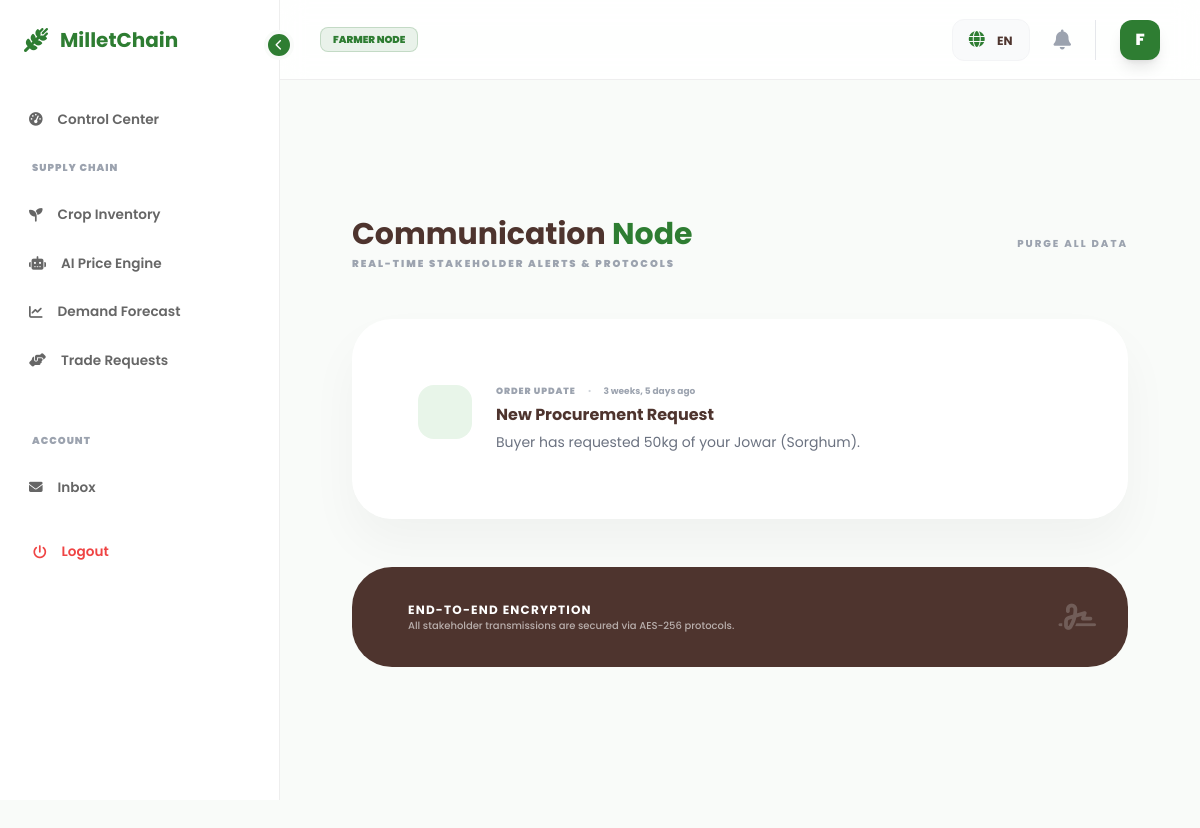
Page /notifications/inbox/ (signed in) on the committed database.
### accounts/models.py (models this page shows, shortened)
class User(AbstractUser):
    ADMIN = 'admin'
    FARMER = 'farmer'
    BUYER = 'buyer'
    ROLE_CHOICES = [
        (ADMIN, 'Platform Administrator'),
        (FARMER, 'Millet Producer (Farmer)'),
        (BUYER, 'Millet Consumer (Buyer)'),
    ]
    username = None
    email = models.EmailField(unique=True)
    role = models.CharField(max_length=10, choices=ROLE_CHOICES, default=FARMER)
    is_verified = models.BooleanField(default=False)
    login_count = models.PositiveIntegerField(default=0)
    USERNAME_FIELD = 'email'
    REQUIRED_FIELDS = []
    objects = CustomUserManager()

### notifications/models.py (models this page shows, shortened)
class Notification(models.Model):
    NOTIFICATION_TYPES = [
        ('order', _('Order Update')),
        ('price', _('Price Alert')),
        ('system', _('System Announcement')),
    ]
    recipient = models.ForeignKey(settings.AUTH_USER_MODEL, on_delete=models.CASCADE, related_name='notifications')
    notification_type = models.CharField(max_length=20, choices=NOTIFICATION_TYPES, default='order')
    title = models.CharField(max_length=255)
    message = models.TextField()
    link = models.CharField(max_length=255, blank=True, null=True) # URL to redirect user
    is_read = models.BooleanField(default=False)
    created_at = models.DateTimeField(auto_now_add=True)
    class Meta:
        ordering = ['-created_at']
        verbose_name = _("Notification")
        verbose_name_plural = _("Notifications")

### notifications/views.py (the view)
# urls.py: path('inbox/', views.notification_inbox, name='inbox'),
@login_required
def notification_inbox(request):
    user_notifications = request.user.notifications.all()
    return render(request, 'notifications/inbox.html', {'notifications': user_notifications})

### notifications/context_processors.py (called while the page is built)
def notification_stats(request):
    if request.user.is_authenticated:
        return {
            'unread_notifications_count': request.user.notifications.filter(is_read=False).count(),
            'has_unread_notifications': request.user.notifications.filter(is_read=False).exists()
        }
    return {
        'unread_notifications_count': 0,
        'has_unread_notifications': False
    }

### templates/notifications/inbox.html (shortened to what this page needs)
{% extends 'base2.html' %}
{% load static %}
{% load i18n %}
{% block content %}
<div class="min-h-screen py-24 px-4 md:px-8 bg-soft-white">
    <div class="max-w-4xl mx-auto">
        <div class="flex flex-col md:flex-row justify-between items-center mb-12 gap-6 fade-in-up">
            <div>
                <h1 class="text-3xl font-bold text-earth-brown">{% trans "Communication" %} <span class="text-primary-green">{% trans "Node" %}</span></h1>
                <p class="text-[10px] font-black text-gray-400 uppercase tracking-[0.2em] mt-1">{% trans "Real-time Stakeholder Alerts & Protocols" %}</p>
            </div>
            {% if notifications %}
            <a href="{% url 'notifications:clear_all' %}" class="btn-clear flex items-center gap-2">
                 {% trans "Purge All Data" %}
            </a>
            {% endif %}
        </div>
        <div class="inbox-container p-6 md:p-10 fade-in-up">
            <div class="space-y-4">
                {% for notification in notifications %}
                <a href="{% if notification.link %}{% url 'notifications:mark_as_read' notification.pk %}{% else %}#{% endif %}"
                   class="notification-node flex items-start gap-6 {% if not notification.is_read %}unread-node{% endif %} block">
                    <div class="icon-box bg-{{ notification.notification_type }}">
                    </div>
                    <div class="flex-1">
                        <div class="flex items-center gap-3 mb-1">
                            <span class="text-[9px] font-black uppercase tracking-widest text-gray-400">
                                {{ notification.get_notification_type_display }}
                            </span>
                            <span class="text-[9px] text-gray-300">•</span>
                            <span class="text-[9px] font-bold text-gray-400">{{ notification.created_at|timesince }} {% trans "ago" %}</span>
                        </div>
                        <h4 class="text-base font-bold text-earth-brown mb-1">{{ notification.title }}</h4>
                        <p class="text-sm text-gray-500 leading-relaxed">{{ notification.message }}</p>
                    </div>
                </a>
                {% endfor %}
            </div>
        </div>
        <div class="mt-12 p-8 bg-earth-brown rounded-[2.5rem] text-white flex items-center justify-between fade-in-up">
            <div class="flex items-center gap-6">
                <div>
                    <h5 class="text-xs font-bold uppercase tracking-widest">{% trans "End-to-End Encryption" %}</h5>
                    <p class="text-[10px] opacity-60 font-medium">{% trans "All stakeholder transmissions are secured via AES-256 protocols." %}</p>
                </div>
            </div>
            <i class="fa-solid fa-signature text-3xl opacity-20 hidden md:block"></i>
        </div>
    </div>
</div>
{% endblock %}

### templates/base2.html (shortened to what this page needs)
{% load static %}
{% load i18n %}
<!DOCTYPE html>
<html lang="en">
<head>
    <script src="https://cdn.tailwindcss.com"></script>
    <link rel="stylesheet" href="https://cdnjs.cloudflare.com/ajax/libs/font-awesome/6.4.0/css/all.min.css">
</head>
<body>
    <aside class="sidebar" id="sidebar">
        <div class="collapse-btn" onclick="toggleSidebar()">
            <i class="fa-solid fa-chevron-left" id="collapse-icon"></i>
        </div>
        <div class="p-6 mb-4">
            <a href="/" class="logo text-primary-green font-bold text-xl flex items-center gap-3">
                <i class="fa-solid fa-wheat-awn text-2xl"></i>
                <span class="logo-text">{% trans "MilletChain" %}</span>
            </a>
        </div>
        <nav class="mt-2">
            <a href="{% url 'dashboard' %}" class="nav-item {% if request.resolver_match.url_name == 'dashboard' %}active{% endif %}">
                <i class="fa-solid fa-gauge-high"></i> <span class="nav-text">{% trans "Control Center" %}</span>
            </a>
            {% if user.role == 'farmer' %}
                <div class="px-8 py-4 text-[10px] font-black text-gray-400 uppercase tracking-widest section-label">{% trans "Supply Chain" %}</div>
                <a href="{% url 'products:my_listings' %}" class="nav-item {% if 'products' in request.path %}active{% endif %}">
                    <i class="fa-solid fa-seedling"></i> <span class="nav-text">{% trans "Crop Inventory" %}</span>
                </a>
                <a href="{% url 'analytics:price_predictor' %}" class="nav-item">
                    <i class="fa-solid fa-robot"></i> <span class="nav-text">{% trans "AI Price Engine" %}</span>
                </a>
                <a href="{% url 'analytics:demand_forecast' %}" class="nav-item">
                    <i class="fa-solid fa-chart-line"></i> <span class="nav-text">{% trans "Demand Forecast" %}</span>
                </a>
                <a href="{% url 'orders:incoming_requests' %}" class="nav-item">
                    <i class="fa-solid fa-handshake-angle"></i> <span class="nav-text">{% trans "Trade Requests" %}</span>
                </a>
            {% endif %}
            <div class="mt-8 px-8 py-4 text-[10px] font-black text-gray-400 uppercase tracking-widest section-label">{% trans "Account" %}</div>
            <a href="{% url 'notifications:inbox' %}" class="nav-item">
                <i class="fa-solid fa-envelope"></i> <span class="nav-text">{% trans "Inbox" %}</span>
            </a>
            <form action="{% url 'accounts:logout' %}" method="post" class="mt-4 px-2">
                <button type="submit" class="nav-item w-full border-none bg-transparent cursor-pointer text-red-500 hover:bg-red-50">
                    <i class="fa-solid fa-power-off"></i> <span class="nav-text">{% trans "Logout" %}</span>
                </button>
            </form>
        </nav>
    </aside>
    <header class="top-bar" id="top-bar">
        <div class="flex items-center gap-3">
            <span class="px-3 py-1 bg-primary-green/10 text-primary-green text-[10px] font-black rounded-lg uppercase border border-primary-green/20">
                {{ user.role }} {% trans "Node" %}
            </span>
        </div>
        <div class="flex items-center gap-6">
            <div class="lang-dropdown relative group px-4 py-2 bg-gray-50 rounded-xl border border-gray-100 cursor-pointer">
                <i class="fa-solid fa-globe text-primary-green"></i>
                <span class="ml-2 text-xs font-bold uppercase">{% get_current_language as LANG %}{{ LANG }}</span>
            </div>
            <a href="{% url 'notifications:inbox' %}" class="relative text-gray-400 hover:text-primary-green transition-colors">
                <i class="fa-solid fa-bell text-xl"></i>
            </a>
            <div class="flex items-center gap-3 border-l pl-6">
                <div class="w-10 h-10 bg-primary-green rounded-xl flex items-center justify-center text-white font-black shadow-lg">
                    {{ user.email|slice:":1"|upper }}
                </div>
            </div>
        </div>
    </header>
    <main class="content-area" id="content-area">
        {% block content %}{% endblock %}
    </main>
</body>
</html>

### templates/base2.html (style rules this page uses)
:root { --primary-green: #2E7D32; --leaf-green: #A5D6A7; --earth-brown: #4E342E; --soft-white: #F9FBF9; --transition: all 0.4s cubic-bezier(0.4, 0, 0.2, 1); }
body { font-family: 'Poppins', sans-serif; background-color: var(--soft-white); color: var(--earth-brown); overflow-x: hidden; }
.sidebar { width: 280px; height: 100vh; background: #ffffff; position: fixed; left: 0; top: 0; border-right: 1px solid #eee; z-index: 1000; transition: var(--transition); }
.nav-item { display: flex; align-items: center; gap: 15px; padding: 14px 25px; color: #666; text-decoration: none; font-size: 0.85rem; font-weight: 600; border-left: 4px solid transparent; transition: var(--transition); white-space: nowrap; }
.top-bar { height: 80px; background: rgba(255, 255, 255, 0.85); backdrop-filter: blur(12px); position: sticky; top: 0; margin-left: 280px; display: flex; justify-content: space-between; align-items: center; padding: 0 40px; border-bottom: 1px solid #eee; z-index: 999; transition: var(--transition); }
.content-area { margin-left: 280px; padding: 40px; min-height: 100vh; transition: var(--transition); }
.collapse-btn { position: absolute; right: -15px; top: 30px; width: 30px; height: 30px; background: var(--primary-green); color: white; border-radius: 50%; display: flex; align-items: center; justify-content: center; cursor: pointer; border: 4px solid var(--soft-white); font-size: 0.7rem; z-index: 1001; }

### templates/notifications/inbox.html (style rules this page uses)
.inbox-container { background: rgba(255, 255, 255, 0.9); backdrop-filter: blur(20px); border: 1px solid rgba(255, 255, 255, 0.6); border-radius: 40px; box-shadow: 0 25px 50px rgba(0, 0, 0, 0.04); }
.notification-node { padding: 24px; border-radius: 24px; border: 1px solid transparent; transition: all 0.3s cubic-bezier(0.4, 0, 0.2, 1); position: relative; }
.icon-box { width: 54px; height: 54px; border-radius: 16px; display: flex; align-items: center; justify-content: center; flex-shrink: 0; }
.bg-order { background: #e8f5e9; color: #2e7d32; }
.btn-clear { font-size: 10px; font-weight: 800; text-transform: uppercase; letter-spacing: 2px; color: #9ca3af; transition: color 0.3s ease; }
.fade-in-up { animation: fadeInUp 0.8s cubic-bezier(0.16, 1, 0.3, 1) forwards; }

### rows in the picture
User: role "FARMER", email "F"
Notification: notification_type "ORDER UPDATE", created_at "3 weeks, 5 days", title "New Procurement Request", message "Buyer has requested 50kg of your Jowar (Sorghum)."

### other values in the picture
{{ LANG }} "EN"
